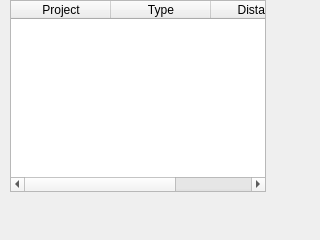
<?xml version="1.0" encoding="UTF-8"?>
<ui version="4.0">
 <class>dlgimpacts</class>
 <widget class="QDialog" name="dlgimpacts">
  <property name="geometry">
   <rect>
    <x>0</x>
    <y>0</y>
    <width>320</width>
    <height>240</height>
   </rect>
  </property>
  <property name="windowTitle">
   <string>Impacts Table</string>
  </property>
  <widget class="QTableWidget" name="tableimpacts">
   <property name="geometry">
    <rect>
     <x>10</x>
     <y>0</y>
     <width>256</width>
     <height>192</height>
    </rect>
   </property>
   <property name="alternatingRowColors">
    <bool>true</bool>
   </property>
   <column>
    <property name="text">
     <string>Project</string>
    </property>
   </column>
   <column>
    <property name="text">
     <string>Type</string>
    </property>
   </column>
   <column>
    <property name="text">
     <string>Distance</string>
    </property>
   </column>
  </widget>
 </widget>
 <resources/>
 <connections/>
</ui>
